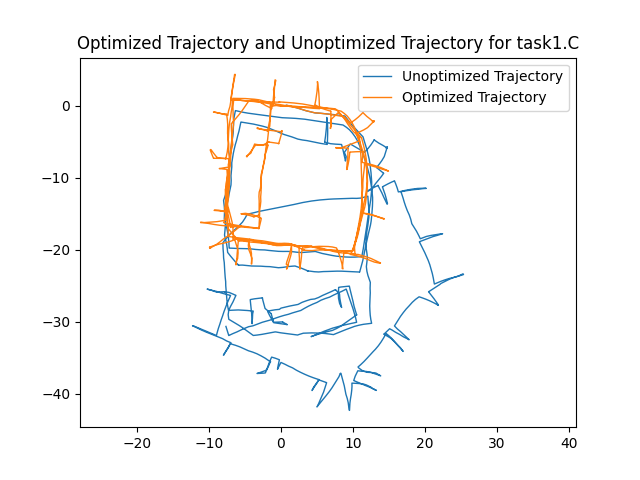

This chart was generated by the following Python code:
from __future__ import print_function

import math

import gtsam
import gtsam.utils.plot as gtsam_plot
import matplotlib.pyplot as plt
import numpy as np
import g2o_reading

poses,edges = g2o_reading.read_g2o('input_INTEL_g2o.g2o')



parameters = gtsam.ISAM2Params()
isam = gtsam.ISAM2(parameters)
result = isam.calculateEstimate()


for pose in poses:
    graph = gtsam.NonlinearFactorGraph()
    initial_estimate = gtsam.Values()
    if pose[0] == 0:
        initial_estimate.insert(pose[0],gtsam.Pose2(pose[1],pose[2],pose[3]))
        prior_model = gtsam.noiseModel.Diagonal.Variances(np.array([0.5,0.5,0.1]))
        graph.add(gtsam.PriorFactorPose2(0, gtsam.Pose2(pose[1], pose[2], pose[3]), prior_model))
    else:
        prevPose = result.atPose2(pose[0] - 1)
        initial_estimate.insert(pose[0],prevPose)
        for each_edge in edges:
            if each_edge[1] == pose[0]:
                info_vector = each_edge[5]
                info_matrix = [[info_vector[0],info_vector[1],info_vector[2]],
                                [info_vector[1],info_vector[3],info_vector[4]],
                                [info_vector[2],info_vector[4],info_vector[5]]]
                cov_matrix = np.linalg.inv(np.array(info_matrix))
                ODO_NOISE = gtsam.noiseModel.Gaussian.Covariance(cov_matrix)   
                graph.add(gtsam.BetweenFactorPose2(int(each_edge[0]), int(each_edge[1]), gtsam.Pose2(each_edge[2],each_edge[3],each_edge[4]), ODO_NOISE))
    isam.update(graph,initial_estimate)
    result = isam.calculateEstimate()

initial_poses_x = np.array(poses)[:,1]
initial_poses_y = np.array(poses)[:,2]
pose_num = len(initial_poses_x)
optimized_x = []
optimized_y = []
for i in range(pose_num):
    each_pose = result.atPose2(i).translation()
    optimized_x.append(each_pose[0])
    optimized_y.append(each_pose[1])


plt.plot(initial_poses_x,initial_poses_y,label='Unoptimized Trajectory',linewidth = 1)
plt.plot(optimized_x,optimized_y,label='Optimized Trajectory',linewidth = 1)
plt.legend()
plt.title('Optimized Trajectory and Unoptimized Trajectory for task1.C')
plt.axis('equal')
plt.show()
